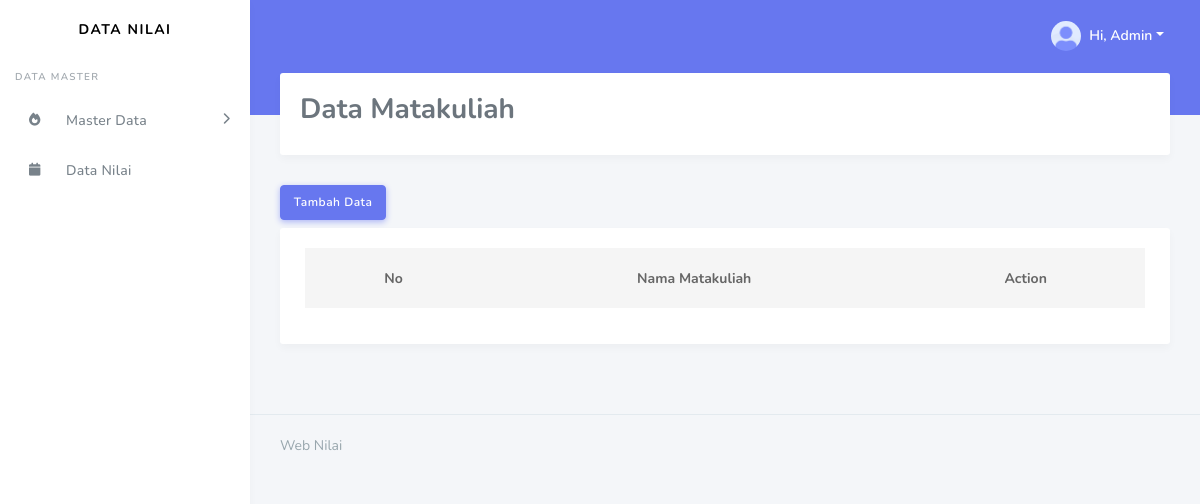
The app's page /matakuliah.php, older data.
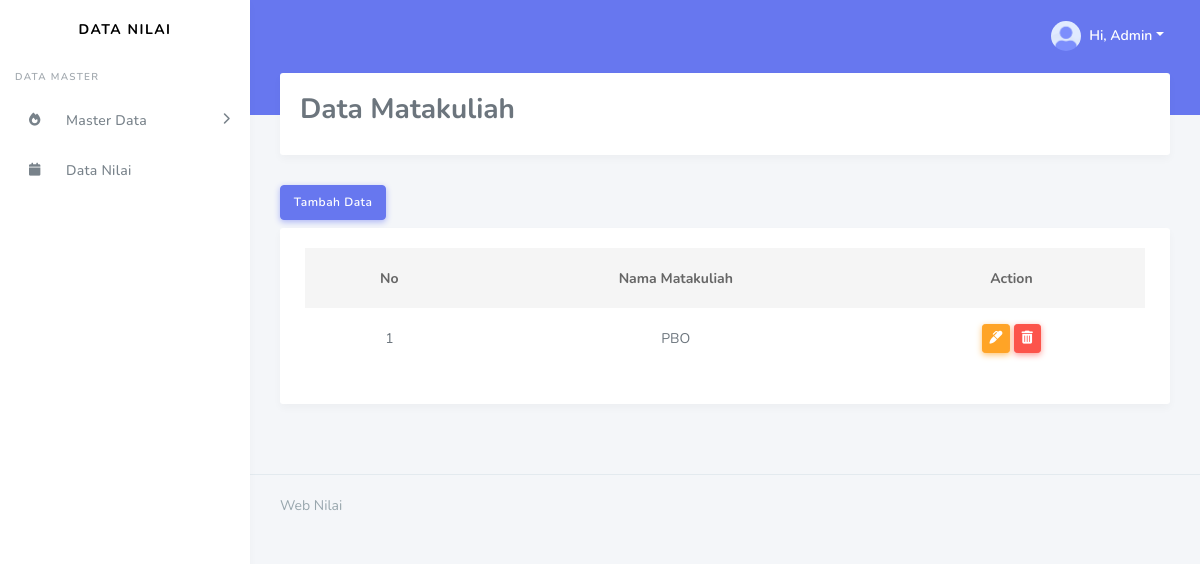
The same page, newer data.
### tables this page shows
CREATE TABLE `matakuliah` (
  `id_matakuliah` int(11) NOT NULL,
  `matakuliah` varchar(200) NOT NULL
);

### matakuliah.php (the view, shortened to what this page needs)
<?php include("db.php"); ?>
<?php include('includes/header.php'); ?>
<div class="main-content">
  <section class="section">
    <div class="section-header">
      <h3>Data Matakuliah</h3>
    </div>
    <button type="button" class="btn btn-primary mb-2" data-toggle="modal" data-target="#tambahdata">
      Tambah Data
    </button>
    <div class="section-body">
      <div class="card table-responsive">
        <div class="card-body ">
          <table class="table table-hover" id="data_tabel">
            <thead class = "text-center">
              <tr>
                <th>No</th>
                <th>Nama Matakuliah</th>
                <th class ="text-center">Action</th>
              </tr>
            </thead>
            <tbody class = "text-center">
            <?php
                  $query = "SELECT * FROM matakuliah";
                  $result_tasks = mysqli_query($conn, $query);
                  $no = 1;
                  while($row = mysqli_fetch_assoc($result_tasks)) { ?>
                  <tr class = "text-center">
                    <td><?= $no++?></td>
                    <td><?php echo $row['matakuliah']; ?></td>
                    <td class = "text-center">
                      <button type="button" class="btn btn-warning btn-sm" data-toggle="modal" data-target="#update<?php echo $row['id_matakuliah']?>">
                        <i class="fas fa-marker"></i>
                      </button>
                      <a href="matakuliah/delete.php?id=<?php echo $row['id_matakuliah']?>" class="btn btn-danger btn-sm">
                        <i class="fas fa-trash-alt"></i>
                      </a>
                    </td>
                  </tr>
                  <?php } ?>
            </tbody>
          </table>
        </div>
      </div>
    </div>
  </section>
</div>
<?php include('includes/footer.php'); ?>

Row changes from the older to the newer data that the page shows:
added matakuliah: matakuliah "PBO"
